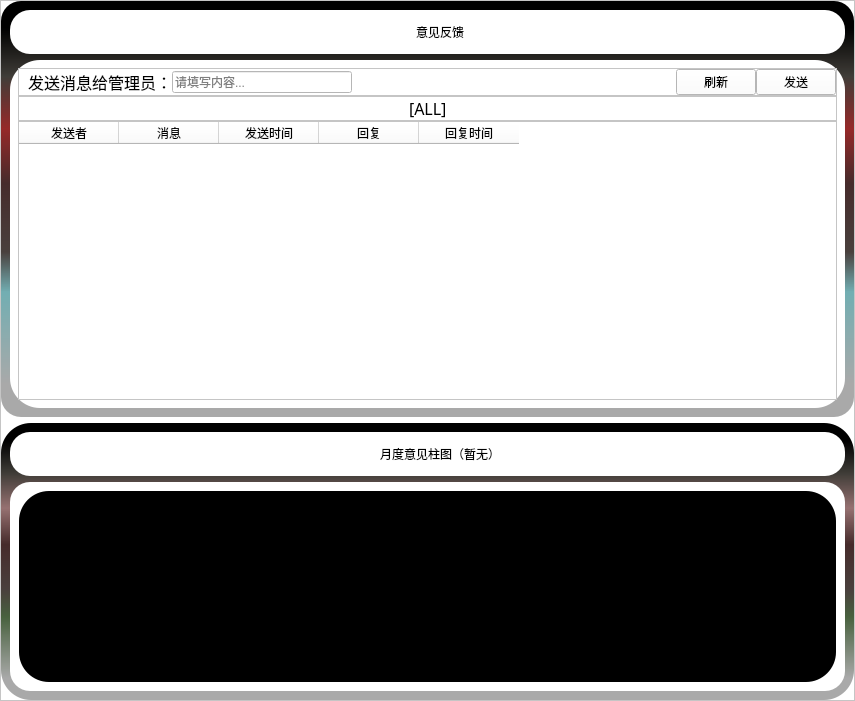
<?xml version='1.0' encoding='UTF-8'?>
<ui version="4.0">
 <class>MessageUserWindow</class>
 <widget class="QWidget" name="MessageUserWindow">
  <property name="geometry">
   <rect>
    <x>0</x>
    <y>0</y>
    <width>855</width>
    <height>701</height>
   </rect>
  </property>
  <property name="windowTitle">
   <string>Form</string>
  </property>
  <layout class="QVBoxLayout" name="verticalLayout">
   <property name="spacing">
    <number>0</number>
   </property>
   <property name="leftMargin">
    <number>0</number>
   </property>
   <property name="topMargin">
    <number>0</number>
   </property>
   <property name="rightMargin">
    <number>0</number>
   </property>
   <property name="bottomMargin">
    <number>0</number>
   </property>
   <item>
    <widget class="QFrame" name="frame">
     <property name="styleSheet">
      <string notr="true">background-color: rgb(255, 255, 255);</string>
     </property>
     <property name="frameShape">
      <enum>QFrame::StyledPanel</enum>
     </property>
     <property name="frameShadow">
      <enum>QFrame::Raised</enum>
     </property>
     <layout class="QVBoxLayout" name="verticalLayout_3">
      <property name="spacing">
       <number>6</number>
      </property>
      <property name="leftMargin">
       <number>0</number>
      </property>
      <property name="topMargin">
       <number>0</number>
      </property>
      <property name="rightMargin">
       <number>0</number>
      </property>
      <property name="bottomMargin">
       <number>0</number>
      </property>
      <item>
       <widget class="QFrame" name="frame_6">
        <property name="sizePolicy">
         <sizepolicy hsizetype="Preferred" vsizetype="Expanding">
          <horstretch>0</horstretch>
          <verstretch>3</verstretch>
         </sizepolicy>
        </property>
        <property name="styleSheet">
         <string notr="true">
#frame_6{
	
	
	background-color: rgb(0, 0, 0);
	
	background-color: qlineargradient(spread:pad, x1:0, y1:1, x2:0, y2:0, stop:0.0795455 rgba(169, 169, 169, 255), stop:0.301136 rgba(114, 174, 178, 255), stop:0.397727 rgba(73, 64, 61, 255), stop:0.5625 rgba(70, 43, 43, 255), stop:0.693182 rgba(150, 41, 41, 255), stop:0.818182 rgba(64, 61, 56, 255), stop:0.935 rgba(0, 0, 0, 255));
border-radius:20px;
}</string>
        </property>
        <property name="frameShape">
         <enum>QFrame::StyledPanel</enum>
        </property>
        <property name="frameShadow">
         <enum>QFrame::Raised</enum>
        </property>
        <layout class="QVBoxLayout" name="verticalLayout_5">
         <item>
          <layout class="QVBoxLayout" name="verticalLayout_4">
           <item>
            <widget class="QFrame" name="frame_9">
             <property name="sizePolicy">
              <sizepolicy hsizetype="Preferred" vsizetype="Expanding">
               <horstretch>1</horstretch>
               <verstretch>1</verstretch>
              </sizepolicy>
             </property>
             <property name="styleSheet">
              <string notr="true">border-radius:20px;</string>
             </property>
             <property name="frameShape">
              <enum>QFrame::StyledPanel</enum>
             </property>
             <property name="frameShadow">
              <enum>QFrame::Raised</enum>
             </property>
             <layout class="QHBoxLayout" name="horizontalLayout_13">
              <property name="spacing">
               <number>12</number>
              </property>
              <property name="leftMargin">
               <number>21</number>
              </property>
              <property name="topMargin">
               <number>12</number>
              </property>
              <property name="rightMargin">
               <number>21</number>
              </property>
              <property name="bottomMargin">
               <number>12</number>
              </property>
              <item>
               <layout class="QHBoxLayout" name="horizontalLayout_12">
                <property name="spacing">
                 <number>0</number>
                </property>
                <item>
                 <spacer name="horizontalSpacer_5">
                  <property name="orientation">
                   <enum>Qt::Horizontal</enum>
                  </property>
                  <property name="sizeHint" stdset="0">
                   <size>
                    <width>40</width>
                    <height>20</height>
                   </size>
                  </property>
                 </spacer>
                </item>
                <item>
                 <layout class="QHBoxLayout" name="horizontalLayout_5">
                  <property name="spacing">
                   <number>0</number>
                  </property>
                  <item>
                   <widget class="QLabel" name="label_2">
                    <property name="sizePolicy">
                     <sizepolicy hsizetype="Minimum" vsizetype="Expanding">
                      <horstretch>2</horstretch>
                      <verstretch>0</verstretch>
                     </sizepolicy>
                    </property>
                    <property name="minimumSize">
                     <size>
                      <width>25</width>
                      <height>0</height>
                     </size>
                    </property>
                    <property name="maximumSize">
                     <size>
                      <width>50</width>
                      <height>16777215</height>
                     </size>
                    </property>
                    <property name="styleSheet">
                     <string notr="true">image: url(:/icons/res1/icons/announce.png);
image: url(:/icons/res1/icons/Crown.png);
image: url(:/icons/res1/icons/logpen.png);
image: url(:/icons/res1/icons/advise.png);
font: 15pt "Agency FB";</string>
                    </property>
                    <property name="text">
                     <string />
                    </property>
                   </widget>
                  </item>
                  <item alignment="Qt::AlignHCenter">
                   <widget class="QLabel" name="label_3">
                    <property name="sizePolicy">
                     <sizepolicy hsizetype="Expanding" vsizetype="Expanding">
                      <horstretch>1</horstretch>
                      <verstretch>0</verstretch>
                     </sizepolicy>
                    </property>
                    <property name="styleSheet">
                     <string notr="true">font: 700 12pt "Agency FB";</string>
                    </property>
                    <property name="text">
                     <string>意见反馈</string>
                    </property>
                   </widget>
                  </item>
                 </layout>
                </item>
                <item>
                 <spacer name="horizontalSpacer_6">
                  <property name="orientation">
                   <enum>Qt::Horizontal</enum>
                  </property>
                  <property name="sizeHint" stdset="0">
                   <size>
                    <width>40</width>
                    <height>20</height>
                   </size>
                  </property>
                 </spacer>
                </item>
               </layout>
              </item>
             </layout>
            </widget>
           </item>
           <item>
            <widget class="QFrame" name="frame_2">
             <property name="sizePolicy">
              <sizepolicy hsizetype="Preferred" vsizetype="Expanding">
               <horstretch>0</horstretch>
               <verstretch>9</verstretch>
              </sizepolicy>
             </property>
             <property name="styleSheet">
              <string notr="true">#frame_2{
	background-color: rgb(177, 177, 177);
	
	background-color: rgb(255, 255, 255);
	border-radius:30px;
}</string>
             </property>
             <property name="frameShape">
              <enum>QFrame::StyledPanel</enum>
             </property>
             <property name="frameShadow">
              <enum>QFrame::Raised</enum>
             </property>
             <layout class="QVBoxLayout" name="verticalLayout_2">
              <property name="spacing">
               <number>0</number>
              </property>
              <property name="leftMargin">
               <number>8</number>
              </property>
              <property name="topMargin">
               <number>8</number>
              </property>
              <property name="rightMargin">
               <number>8</number>
              </property>
              <property name="bottomMargin">
               <number>8</number>
              </property>
              <item>
               <widget class="QFrame" name="frame_3">
                <property name="frameShape">
                 <enum>QFrame::StyledPanel</enum>
                </property>
                <property name="frameShadow">
                 <enum>QFrame::Raised</enum>
                </property>
                <layout class="QHBoxLayout" name="horizontalLayout">
                 <property name="spacing">
                  <number>0</number>
                 </property>
                 <property name="topMargin">
                  <number>0</number>
                 </property>
                 <property name="rightMargin">
                  <number>0</number>
                 </property>
                 <property name="bottomMargin">
                  <number>0</number>
                 </property>
                 <item>
                  <layout class="QHBoxLayout" name="horizontalLayout_4">
                   <property name="spacing">
                    <number>0</number>
                   </property>
                   <item>
                    <widget class="QLabel" name="label">
                     <property name="font">
                      <font>
                       <family>宋体</family>
                       <pointsize>12</pointsize>
                       <italic>false</italic>
                       <bold>false</bold>
                      </font>
                     </property>
                     <property name="styleSheet">
                      <string notr="true">font: 12pt "宋体";</string>
                     </property>
                     <property name="text">
                      <string>发送消息给管理员：</string>
                     </property>
                    </widget>
                   </item>
                   <item>
                    <widget class="QLineEdit" name="message_lineEdit">
                     <property name="styleSheet">
                      <string notr="true">font: 12pt "宋体";</string>
                     </property>
                     <property name="text">
                      <string />
                     </property>
                     <property name="placeholderText">
                      <string>请填写内容...</string>
                     </property>
                    </widget>
                   </item>
                  </layout>
                 </item>
                 <item>
                  <spacer name="horizontalSpacer_3">
                   <property name="orientation">
                    <enum>Qt::Horizontal</enum>
                   </property>
                   <property name="sizeHint" stdset="0">
                    <size>
                     <width>188</width>
                     <height>20</height>
                    </size>
                   </property>
                  </spacer>
                 </item>
                 <item>
                  <layout class="QHBoxLayout" name="horizontalLayout_6">
                   <item>
                    <widget class="QPushButton" name="refresh_pushButton">
                     <property name="styleSheet">
                      <string notr="true">
#refresh_pushButton:hover{
	background-color: rgb(196, 196, 196);
	border-radius:8px;
	color: rgb(0, 0, 0);
}
#refresh_pushButton:pressed{
	padding-top:3px;
	padding-left:3px;
}



</string>
                     </property>
                     <property name="text">
                      <string>刷新</string>
                     </property>
                     <property name="icon">
                      <iconset resource="res1.qrc">
                       <normaloff>:/icons/res1/icons/refresh.png</normaloff>:/icons/res1/icons/refresh.png</iconset>
                     </property>
                    </widget>
                   </item>
                   <item>
                    <widget class="QPushButton" name="send_pushButton">
                     <property name="styleSheet">
                      <string notr="true">
#send_pushButton:hover{
	background-color: rgb(196, 196, 196);
	border-radius:8px;
	color: rgb(0, 0, 0);
}
#send_pushButton:pressed{
	padding-top:3px;
	padding-left:3px;
}



</string>
                     </property>
                     <property name="text">
                      <string>发送</string>
                     </property>
                     <property name="icon">
                      <iconset resource="res1.qrc">
                       <normaloff>:/icons/res1/icons/send.png</normaloff>:/icons/res1/icons/send.png</iconset>
                     </property>
                    </widget>
                   </item>
                  </layout>
                 </item>
                </layout>
               </widget>
              </item>
              <item>
               <widget class="QFrame" name="frame_4">
                <property name="frameShape">
                 <enum>QFrame::StyledPanel</enum>
                </property>
                <property name="frameShadow">
                 <enum>QFrame::Raised</enum>
                </property>
                <layout class="QHBoxLayout" name="horizontalLayout_2">
                 <property name="spacing">
                  <number>0</number>
                 </property>
                 <property name="leftMargin">
                  <number>0</number>
                 </property>
                 <property name="topMargin">
                  <number>0</number>
                 </property>
                 <property name="rightMargin">
                  <number>0</number>
                 </property>
                 <property name="bottomMargin">
                  <number>0</number>
                 </property>
                 <item>
                  <spacer name="horizontalSpacer">
                   <property name="orientation">
                    <enum>Qt::Horizontal</enum>
                   </property>
                   <property name="sizeHint" stdset="0">
                    <size>
                     <width>292</width>
                     <height>20</height>
                    </size>
                   </property>
                  </spacer>
                 </item>
                 <item alignment="Qt::AlignHCenter">
                  <widget class="QLabel" name="message_total_label">
                   <property name="font">
                    <font>
                     <family>宋体</family>
                     <pointsize>12</pointsize>
                     <italic>false</italic>
                     <bold>false</bold>
                    </font>
                   </property>
                   <property name="styleSheet">
                    <string notr="true">font: 12pt "宋体";</string>
                   </property>
                   <property name="text">
                    <string>[ALL]</string>
                   </property>
                  </widget>
                 </item>
                 <item>
                  <spacer name="horizontalSpacer_2">
                   <property name="orientation">
                    <enum>Qt::Horizontal</enum>
                   </property>
                   <property name="sizeHint" stdset="0">
                    <size>
                     <width>291</width>
                     <height>20</height>
                    </size>
                   </property>
                  </spacer>
                 </item>
                </layout>
               </widget>
              </item>
              <item>
               <widget class="QTableWidget" name="tableWidget">
                <property name="styleSheet">
                 <string notr="true">font: 12pt "宋体";</string>
                </property>
                <column>
                 <property name="text">
                  <string>发送者</string>
                 </property>
                </column>
                <column>
                 <property name="text">
                  <string>消息</string>
                 </property>
                </column>
                <column>
                 <property name="text">
                  <string>发送时间</string>
                 </property>
                </column>
                <column>
                 <property name="text">
                  <string>回复</string>
                 </property>
                </column>
                <column>
                 <property name="text">
                  <string>回复时间</string>
                 </property>
                </column>
               </widget>
              </item>
             </layout>
            </widget>
           </item>
          </layout>
         </item>
        </layout>
       </widget>
      </item>
      <item>
       <widget class="QFrame" name="frame_5">
        <property name="sizePolicy">
         <sizepolicy hsizetype="Preferred" vsizetype="Expanding">
          <horstretch>0</horstretch>
          <verstretch>2</verstretch>
         </sizepolicy>
        </property>
        <property name="styleSheet">
         <string notr="true">#frame_5{
	
	background-color: qlineargradient(spread:pad, x1:0, y1:1, x2:0, y2:0, stop:0.0795455 rgba(169, 169, 169, 255), stop:0.301136 rgba(72, 97, 62, 255), stop:0.397727 rgba(73, 64, 61, 255), stop:0.5625 rgba(70, 43, 43, 255), stop:0.693182 rgba(150, 113, 113, 255), stop:0.818182 rgba(64, 61, 56, 255), stop:0.935 rgba(0, 0, 0, 255));
	border-radius:30px;
}</string>
        </property>
        <property name="frameShape">
         <enum>QFrame::StyledPanel</enum>
        </property>
        <property name="frameShadow">
         <enum>QFrame::Raised</enum>
        </property>
        <layout class="QVBoxLayout" name="verticalLayout_6">
         <item>
          <widget class="QFrame" name="frame_10">
           <property name="sizePolicy">
            <sizepolicy hsizetype="Preferred" vsizetype="Expanding">
             <horstretch>1</horstretch>
             <verstretch>1</verstretch>
            </sizepolicy>
           </property>
           <property name="styleSheet">
            <string notr="true">border-radius:20px;</string>
           </property>
           <property name="frameShape">
            <enum>QFrame::StyledPanel</enum>
           </property>
           <property name="frameShadow">
            <enum>QFrame::Raised</enum>
           </property>
           <layout class="QHBoxLayout" name="horizontalLayout_14">
            <property name="spacing">
             <number>12</number>
            </property>
            <property name="leftMargin">
             <number>12</number>
            </property>
            <property name="topMargin">
             <number>12</number>
            </property>
            <property name="rightMargin">
             <number>12</number>
            </property>
            <property name="bottomMargin">
             <number>12</number>
            </property>
            <item>
             <layout class="QHBoxLayout" name="horizontalLayout_15">
              <property name="spacing">
               <number>0</number>
              </property>
              <item>
               <spacer name="horizontalSpacer_7">
                <property name="orientation">
                 <enum>Qt::Horizontal</enum>
                </property>
                <property name="sizeHint" stdset="0">
                 <size>
                  <width>40</width>
                  <height>20</height>
                 </size>
                </property>
               </spacer>
              </item>
              <item>
               <layout class="QHBoxLayout" name="horizontalLayout_7">
                <property name="spacing">
                 <number>0</number>
                </property>
                <item>
                 <widget class="QLabel" name="label_4">
                  <property name="sizePolicy">
                   <sizepolicy hsizetype="Minimum" vsizetype="Expanding">
                    <horstretch>2</horstretch>
                    <verstretch>0</verstretch>
                   </sizepolicy>
                  </property>
                  <property name="minimumSize">
                   <size>
                    <width>25</width>
                    <height>0</height>
                   </size>
                  </property>
                  <property name="maximumSize">
                   <size>
                    <width>50</width>
                    <height>16777215</height>
                   </size>
                  </property>
                  <property name="styleSheet">
                   <string notr="true">image: url(:/icons/res1/icons/data_image.png);
image: url(:/icons/res1/icons/bar.png);
font: 15pt "Agency FB";</string>
                  </property>
                  <property name="text">
                   <string />
                  </property>
                 </widget>
                </item>
                <item alignment="Qt::AlignHCenter">
                 <widget class="QLabel" name="label_5">
                  <property name="sizePolicy">
                   <sizepolicy hsizetype="Expanding" vsizetype="Expanding">
                    <horstretch>1</horstretch>
                    <verstretch>0</verstretch>
                   </sizepolicy>
                  </property>
                  <property name="styleSheet">
                   <string notr="true">font: 700 12pt "Agency FB";</string>
                  </property>
                  <property name="text">
                   <string>月度意见柱图（暂无）</string>
                  </property>
                 </widget>
                </item>
               </layout>
              </item>
              <item>
               <spacer name="horizontalSpacer_8">
                <property name="orientation">
                 <enum>Qt::Horizontal</enum>
                </property>
                <property name="sizeHint" stdset="0">
                 <size>
                  <width>40</width>
                  <height>20</height>
                 </size>
                </property>
               </spacer>
              </item>
             </layout>
            </item>
           </layout>
          </widget>
         </item>
         <item>
          <widget class="QFrame" name="frame_7">
           <property name="sizePolicy">
            <sizepolicy hsizetype="Preferred" vsizetype="Expanding">
             <horstretch>0</horstretch>
             <verstretch>8</verstretch>
            </sizepolicy>
           </property>
           <property name="styleSheet">
            <string notr="true">border-radius:20px;</string>
           </property>
           <property name="frameShape">
            <enum>QFrame::StyledPanel</enum>
           </property>
           <property name="frameShadow">
            <enum>QFrame::Raised</enum>
           </property>
           <layout class="QVBoxLayout" name="verticalLayout_7">
            <item>
             <widget class="QWidget" name="advise_widget" native="true">
              <property name="styleSheet">
               <string notr="true">background-color: rgb(0, 0, 0);
border-radius:30px;</string>
              </property>
             </widget>
            </item>
           </layout>
          </widget>
         </item>
        </layout>
       </widget>
      </item>
     </layout>
    </widget>
   </item>
  </layout>
 </widget>
 <resources>
  <include location="res1.qrc" />
 </resources>
 <connections />
</ui>
